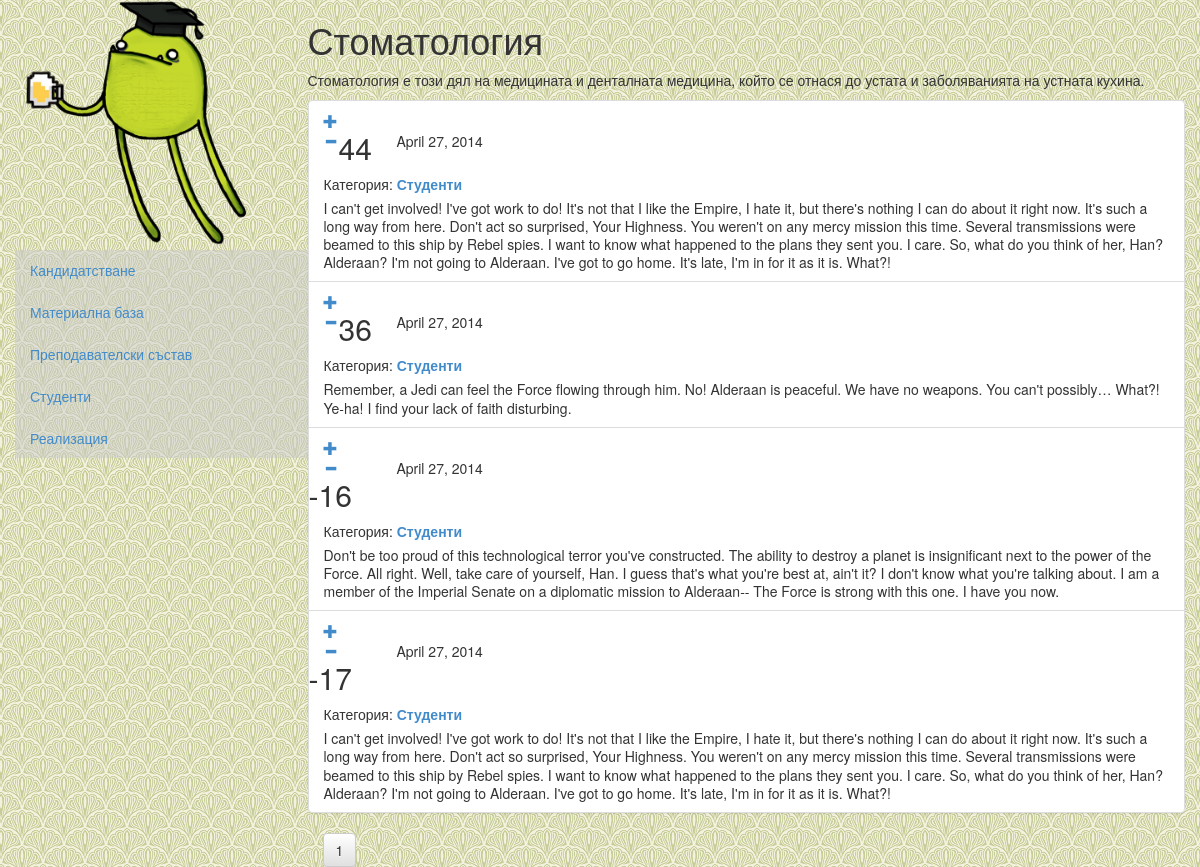
The page /programme/57/cat4/1 on the database as committed earlier.
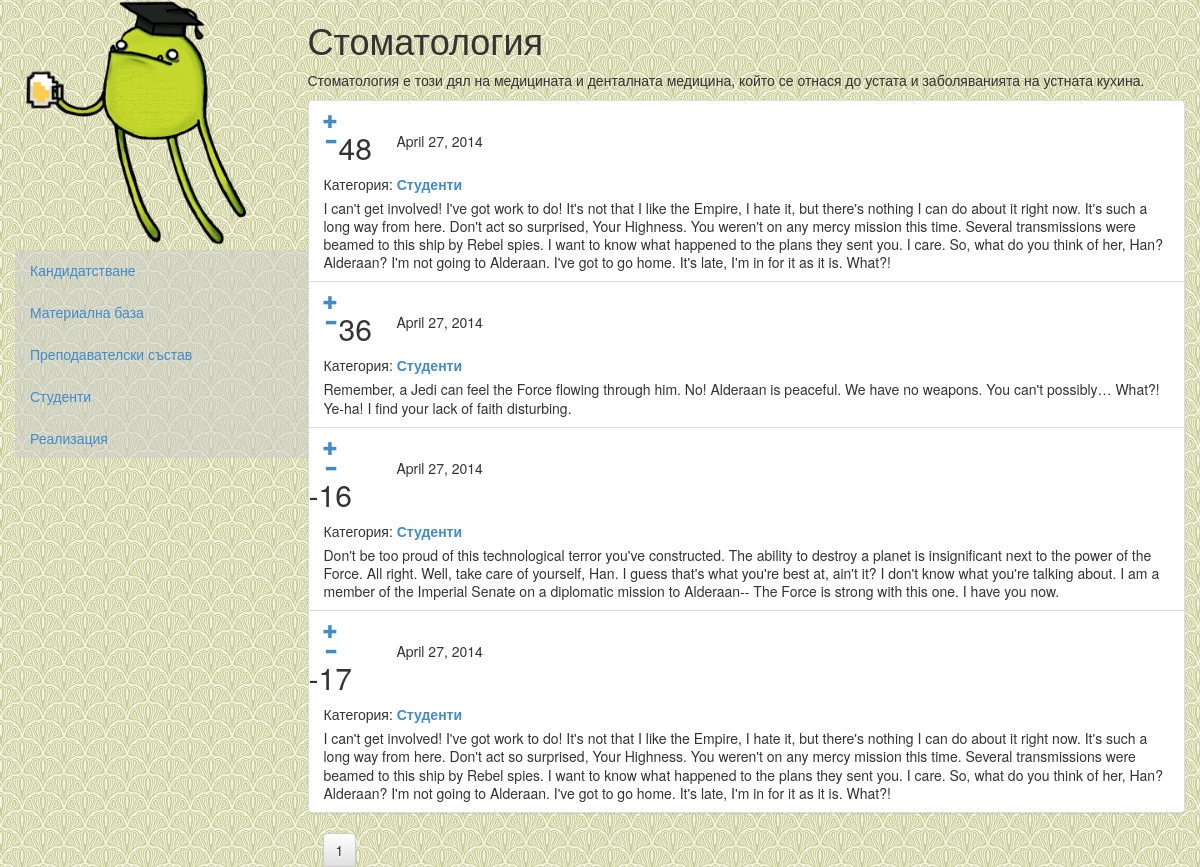
The same page on the database as committed later.
### default/models.py (models this page shows, shortened)
class Post(models.Model):
    title = models.CharField(max_length=200)
    text = models.TextField()
    category = models.ForeignKey(PostCategory, related_name='posts')
    date = models.DateField(auto_now=True)
    vote = models.IntegerField()
    programme = models.ForeignKey(Programme, related_name='posts')

class PostCategory(models.Model):
    name = models.CharField(max_length=200)
    def __str__(self):
        return self.name

### default/views.py (the view)
def posts_view(request, programme_id, cat_id, page_id):
    programme = models.Programme.objects.get(id=programme_id)
    if cat_id:
        posts = models.Post.objects\
            .filter(category__id=cat_id, programme__id=programme_id)\
            .order_by('-vote')
    else:
        posts = models.Post.objects\
            .filter(programme__id=programme_id)\
            .order_by('-vote')
    paginator = Paginator(posts, 10)
    try:
        posts_page = paginator.page(page_id)
    except EmptyPage:
        posts_page = paginator.page(paginator.num_pages)
    return render(request, 'default/posts.html', {
        'programme': programme,
        'posts': posts_page,
        'cat_id': cat_id
    })

### templates/default/posts.html (shortened to what this page needs)
{% extends "default/programme_base.html" %}
{% load staticfiles %}
{% block info %}
  <div class="row">
    <h1>{{ programme.name }}</h1>
    <p>{{ programme.description }}</p>
  </div>
  <div class="row">
      <ul class="list-group">
        {% for post in posts %}
        <li class="list-group-item">
          <div class="list-group-item-heading">
            <div class="row">
              <div class="col-xs-1">
                <div class="row">
                  <div class="col-xs-3">
                    <a href="#" class="vote-link" data-db-id="{{ post.id }}" data-direction="up"><span class="glyphicon glyphicon-plus"></a>
                    <a href="#" class="vote-link" data-db-id="{{ post.id }}" data-direction="down"><span class="glyphicon glyphicon-minus"></a>
                  </div>
                  <h2 data-votes-id="{{ post.id }}">{{ post.vote }}</h2>
                </div>
              </div>
              <div class="col-xs-10">
              </div>
              <div class="col-xs-6">
                {{ post.date }}
              </div>
            </div>
            {% if cat_id %}
            <div class="row">
                <div class="col-xs-6">
                    Категория: <a href="/programmes/{{ programme.id }}/cat{{ post.category.id }}"><strong>{{ post.category }}</strong></a>
                </div>
            </div>
            {% endif %}
          </div>
          <div class="list-group-item-text">
              {{ post.text }}
          </div>
        </li>
        {% endfor %}
      </ul>
  </div>
    <div class="btn-group" id="navbuttons">
        {% for page in posts.paginator.page_range %}
            {% if posts.number == page %}
            <button type="button" class="btn btn-default btn-disabled">{{ page }}</button>
            {% else %}
            <a href="{{ page }}"><button type="button" class="btn btn-default">{{ page }}</button></a>
            {% endif %}
        {% endfor %}
    </div>
{% endblock %}

Rows that differ between the two databases and show on the page:
changed Post (number 1 of 4 on the later page): vote "44" → "48"
